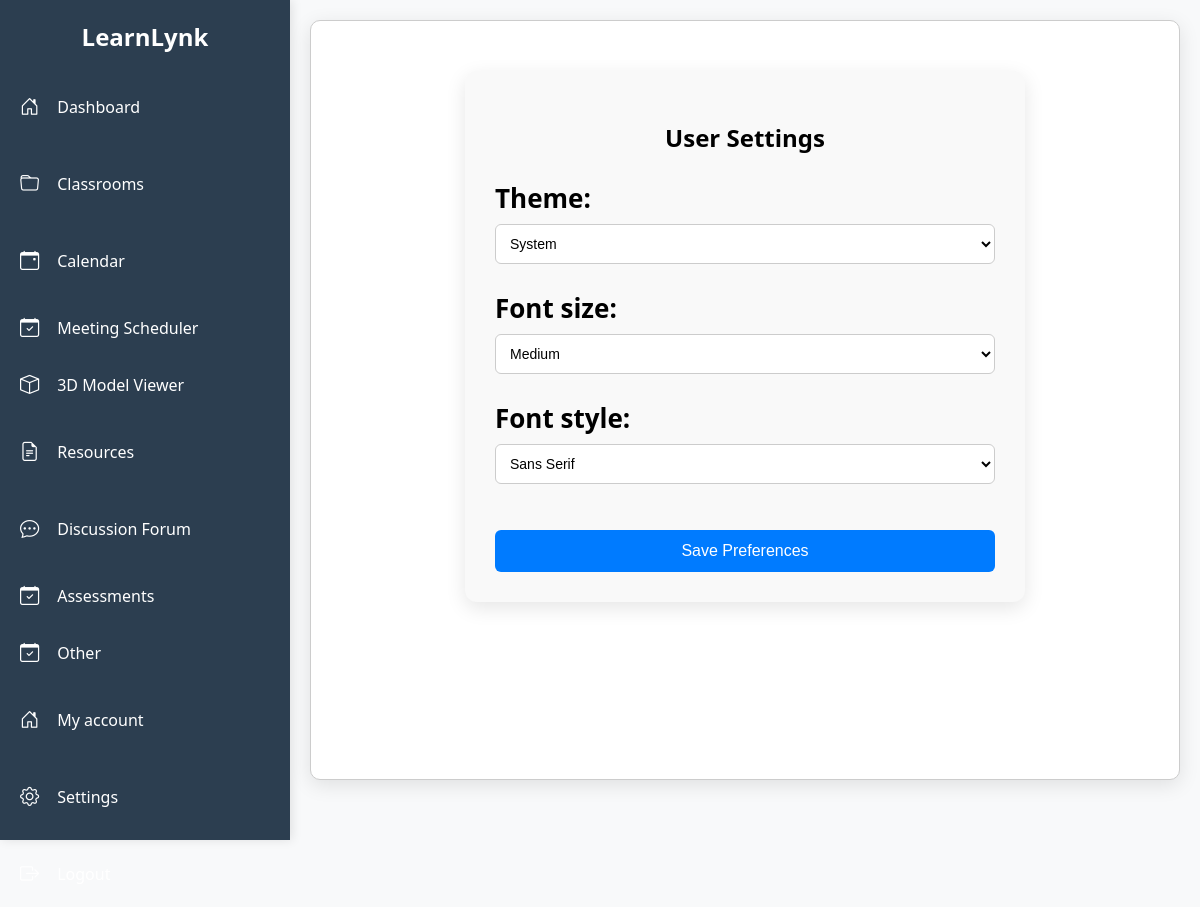
Page /settings/ (signed in) on the earlier database version.
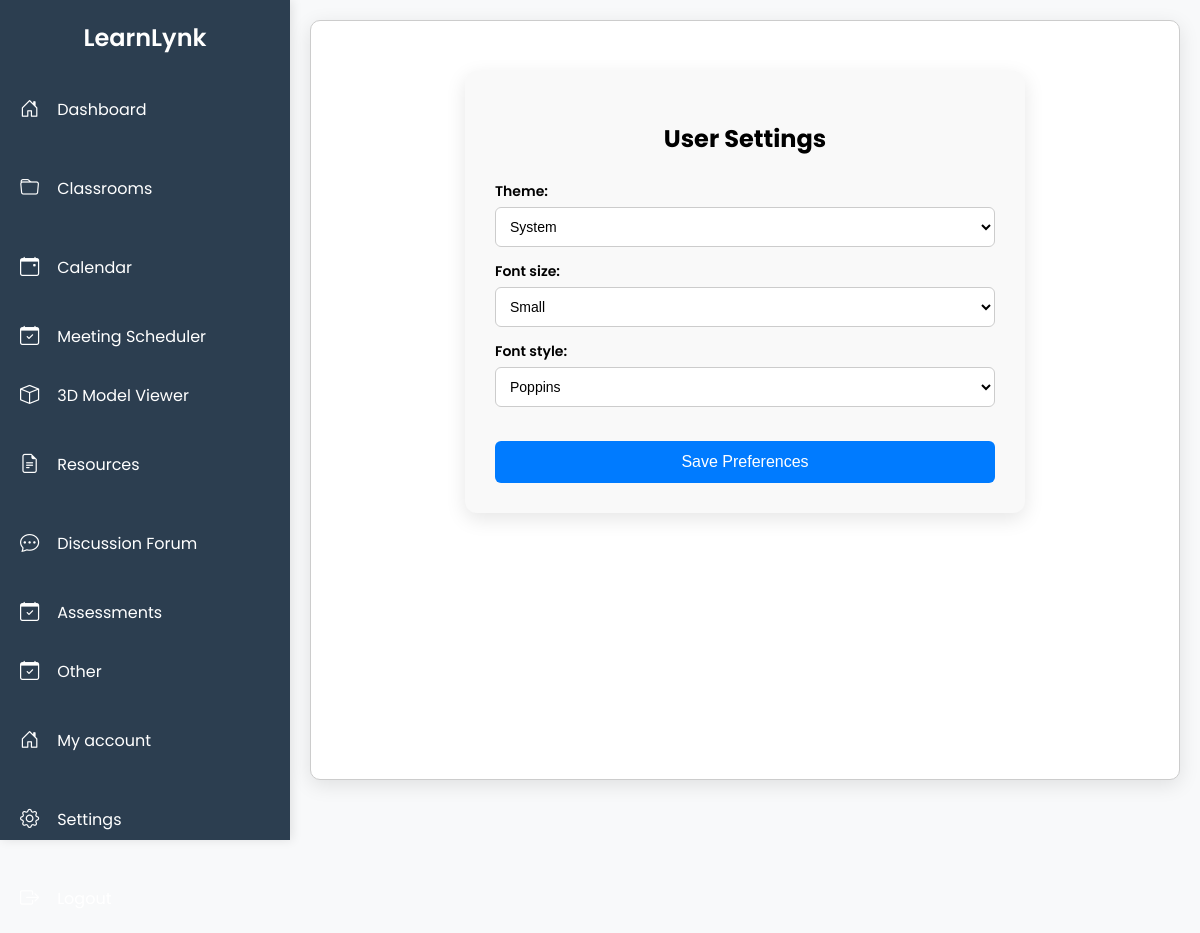
Same page on the later database version.
### dashboard/models.py (models this page shows, shortened)
class UserPreference(models.Model):
    THEME_CHOICES = [
        ('light', 'Light'),
        ('dark', 'Dark'),
        ('system', 'System'),
    ]
    FONT_SIZE_CHOICES = [
        ('small', 'Small'),
        ('medium', 'Medium'),
        ('large', 'Large'),
    ]
    FONT_STYLE_CHOICES = [
    ('sans-serif', 'Sans Serif'),
    ('serif', 'Serif'),
    ('monospace', 'Monospace'),
    ('inter', 'Inter'),
    ('poppins', 'Poppins'),
    ('roboto', 'Roboto'),
]
    user = models.OneToOneField(CustomUser, on_delete=models.CASCADE)
    theme = models.CharField(max_length=10, choices=THEME_CHOICES, default='system')
    font_size = models.CharField(max_length=10, choices=FONT_SIZE_CHOICES, default='medium')
    font_style = models.CharField(max_length=20, choices=FONT_STYLE_CHOICES, default='sans-serif')
    helpbot_name = models.CharField(max_length=50, default="HelpBot")  # New field for the helpbot name

### dashboard/views.py (the view)
# urls.py: path('settings/', user_settings, name='user_settings'),
@login_required
def user_settings(request):
    prefs, created = UserPreference.objects.get_or_create(user=request.user)
    if request.method == 'POST':
        form = UserPreferenceForm(request.POST, instance=prefs)
        if form.is_valid():
            form.save()
            return redirect('dashboard_view')  # Or your homepage/dashboard route
    else:
        form = UserPreferenceForm(instance=prefs)
    return render(request, 'settings.html', {'form': form})

### dashboard/forms.py
class UserPreferenceForm(forms.ModelForm):
    class Meta:
        model = UserPreference
        fields = ['theme', 'font_size', 'font_style']
        widgets = {
            'theme': forms.Select(attrs={'class': 'form-control'}),
            'font_size': forms.Select(attrs={'class': 'form-control'}),
            'font_style': forms.Select(attrs={'class': 'form-control'}),
        }

### dashboard/context_processors.py (called while the page is built)
def user_preferences(request):
    if request.user.is_authenticated:
        try:
            prefs = UserPreference.objects.get(user=request.user)
            return {
                'user_theme': prefs.theme,
                'user_font_size': prefs.font_size,
                'user_font_style': prefs.font_style,
            }
        except UserPreference.DoesNotExist:
            pass
    return {}

### virtual_classroom/routers.py (called while the page is built)
    @staticmethod
    def set_tenant_db(database_name):
        _db_context.tenant_db = database_name

### dashboard/templates/settings.html (shortened to what this page needs)
{% extends 'base.html' %}
{% block content %}
<div class="settings-container">
    <h2>User Settings</h2>
    <form method="POST">
        {{ form.as_p }}
        <button type="submit">Save Preferences</button>
    </form>
</div>
{% endblock %}

Differences in the rows shown:
changed UserPreference "System": font_size "Medium" → "Small"; font_style "Sans Serif" → "Poppins"
